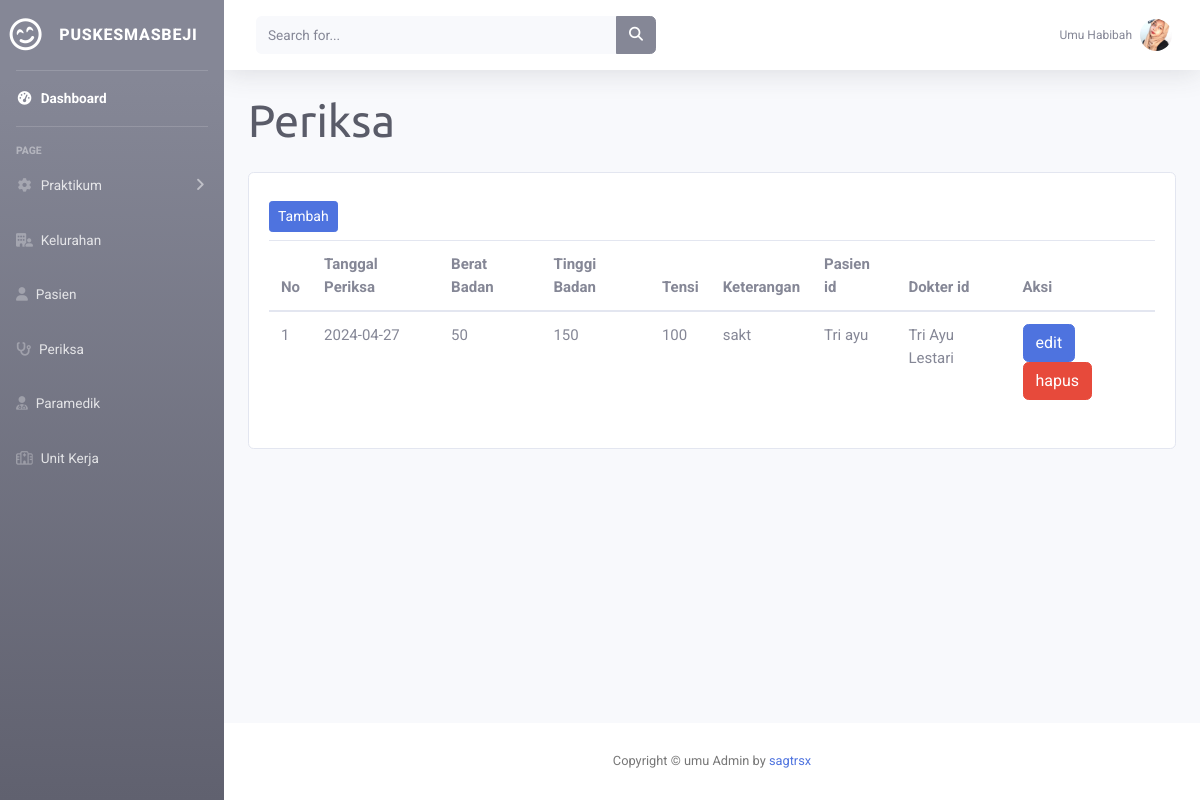
The app's page /admin/periksa/index.php with its own data.
### tables this page shows
CREATE TABLE `periksa` (
  `id` int(11) NOT NULL,
  `tanggal` date NOT NULL,
  `berat` double NOT NULL,
  `tinggi` double NOT NULL,
  `tensi` varchar(20) NOT NULL,
  `keterangan` varchar(100) NOT NULL,
  `pasien_id` int(11) NOT NULL,
  `dokter_id` int(11) NOT NULL
);

CREATE TABLE `pasien` (
  `id` int(11) NOT NULL,
  `kode` varchar(10) NOT NULL,
  `nama` varchar(45) NOT NULL,
  `tmp_lahir` varchar(30) NOT NULL,
  `tgl_lahir` date NOT NULL,
  `gender` char(1) NOT NULL,
  `email` varchar(50) NOT NULL,
  `alamat` varchar(100) NOT NULL,
  `kelurahan_id` int(11) NOT NULL
);

CREATE TABLE `paramedik` (
  `id` int(11) NOT NULL,
  `nama` varchar(45) NOT NULL,
  `gender` char(1) NOT NULL,
  `tmp_lahir` varchar(20) NOT NULL,
  `tgl_lahir` date NOT NULL,
  `kategori` enum('Dokter Gigi','Dokter Bidan','Dokter Umum') NOT NULL,
  `telepon` varchar(20) NOT NULL,
  `alamat` varchar(100) NOT NULL,
  `unit_kerja_id` int(11) NOT NULL
);

### admin/periksa/index.php (the view, shortened to what this page needs)
<!DOCTYPE html>
<html lang="en">
<?php
include_once('../include/meta.php');
require_once('../dbkoneksi.php');
?>
<link rel="stylesheet" href="../css/style.css">
<body id="page-top">
    <div id="wrapper">
        <?php include_once('../include/header.php') ?>
        <div id="content-wrapper" class="d-flex flex-column">
            <div id="content">
                <?php include_once('../include/sidebar.php') ?>
                <div class="container-fluid">
                    <div class="d-sm-flex align-items-center justify-content-between mb-4">
                        <h1 class="h3 mb-0 text-gray-800">Periksa</h1>
                    </div>
                    <div class="row">
                        <div class="col-md-12">
                            <div class="card">
                                <div class="card-body">
                                    <a href="tambah.php" class="btn btn-primary btn-sm my-2">Tambah</a>
                                    <div class="table-responsive">
                                        <table class="table">
                                            <thead>
                                                <tr>
                                                    <th>No</th>
                                                    <th>Tanggal Periksa</th>
                                                    <th>Berat Badan</th>
                                                    <th>Tinggi Badan</th>
                                                    <th>Tensi</th>
                                                    <th>Keterangan</th>
                                                    <th>Pasien id</th>
                                                    <th>Dokter id</th>
                                                    <th>Aksi</th>
                                                </tr>
                                            </thead>
                                            <tbody>
                                                <?php
                                                $no = 1;
                                                $sql = "SELECT periksa.*, pasien.nama as pasien, paramedik.nama as paramedik FROM periksa
                                                INNER JOIN pasien ON periksa.pasien_id = pasien.id
                                                INNER JOIN paramedik ON periksa.dokter_id = paramedik.id";
                                                $stmt = $dbh->prepare($sql);
                                                $stmt->execute();
                                                $result = $stmt->fetchAll();
                                                foreach ($result as $row) { ?>
                                                    <tr>
                                                        <td><?= $no++ ?></td>
                                                        <td><?= $row['tanggal'] ?></td>
                                                        <td><?= $row['berat'] ?></td>
                                                        <td><?= $row['tinggi'] ?></td>
                                                        <td><?= $row['tensi'] ?></td>
                                                        <td><?= $row['keterangan'] ?></td>
                                                        <td><?= $row['pasien'] ?></td>
                                                        <td><?= $row['paramedik'] ?></td>
                                                        <td>
                                                            <a href="edit.php?id=<?= $row['id'] ?>"><button class="btn btn-primary">edit</button></a>
                                                            <a href="hapus.php?id=<?= $row['id'] ?>"><button class="btn btn-danger">hapus</button></a>
                                                        </td>
                                                    </tr>
                                                <?php }
                                                ?>
                                            </tbody>
                                        </table>
                                    </div>
                                </div>
                            </div>
                        </div>
                    </div>
                </div>
            </div>
            <?php include_once('../include/footer.php') ?>
        </div>
    </div>
</body>
</html>

### records on screen
periksa: tanggal "2024-04-27", berat "50", tinggi "150", tensi "100", keterangan "sakt", pasien.nama "Tri ayu", paramedik.nama "Tri Ayu Lestari"
